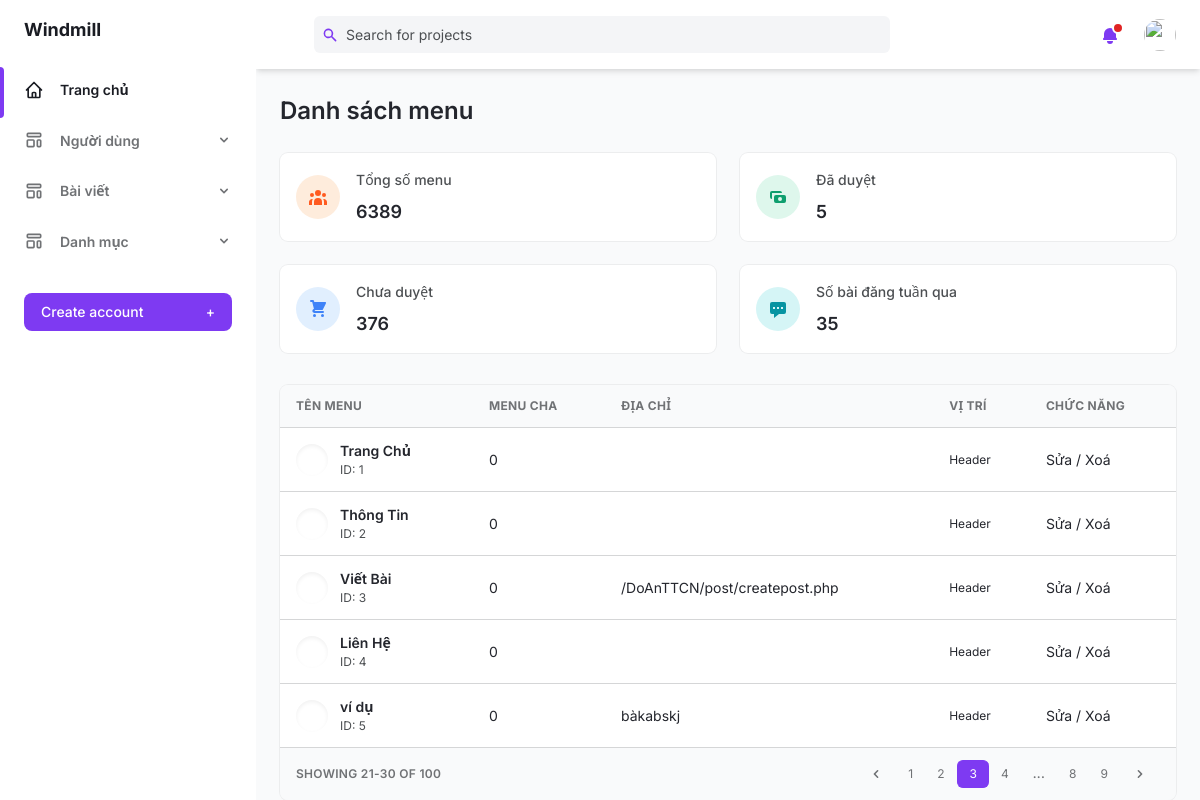
/DoAnTTCN/admin/menu_manager/list.php, run on the app's committed database.
### tables this page shows
CREATE TABLE IF NOT EXISTS `tbl_menu` (
  `menuid` int NOT NULL AUTO_INCREMENT,
  `menuname` varchar(500) DEFAULT NULL,
  `parentid` int DEFAULT '0',
  `link` varchar(500) DEFAULT NULL,
  `position` int DEFAULT '0',
  PRIMARY KEY (`menuid`)
);

### DoAnTTCN/admin/menu_manager/list.php (the view, shortened to what this page needs)
<?php
include '../config/config.php';
include '../layout/side-bars.php';
$list_menu = $conn->query("select * from tbl_menu order by menuid");
?>
<div class="flex flex-col flex-1 w-full">
    <?php include '../layout/header.php' ?>
    <main class="h-full overflow-y-auto">
        <div class="container px-6 mx-auto grid">
            <h2 class="my-6 text-2xl font-semibold text-gray-700 dark:text-gray-200">
                Danh sách menu
            </h2>
            <div class="grid gap-6 mb-8 md:grid-cols-2 xl:grid-cols-4">
                <div class="flex items-center p-4 bg-white rounded-lg shadow-xs dark:bg-gray-800">
                    <div
                        class="p-3 mr-4 text-orange-500 bg-orange-100 rounded-full dark:text-orange-100 dark:bg-orange-500">
                    </div>
                    <div>
                        <p class="mb-2 text-sm font-medium text-gray-600 dark:text-gray-400">
                            Tổng số menu
                        </p>
                        <p class="text-lg font-semibold text-gray-700 dark:text-gray-200">
                            6389
                        </p>
                    </div>
                </div>
                <div class="flex items-center p-4 bg-white rounded-lg shadow-xs dark:bg-gray-800">
                    <div
                        class="p-3 mr-4 text-green-500 bg-green-100 rounded-full dark:text-green-100 dark:bg-green-500">
                        <svg class="w-5 h-5" fill="currentColor" viewBox="0 0 20 20">
                            <path fill-rule="evenodd"
                                d="M4 4a2 2 0 00-2 2v4a2 2 0 002 2V6h10a2 2 0 00-2-2H4zm2 6a2 2 0 012-2h8a2 2 0 012 2v4a2 2 0 01-2 2H8a2 2 0 01-2-2v-4zm6 4a2 2 0 100-4 2 2 0 000 4z"
                                clip-rule="evenodd"></path>
                        </svg>
                    </div>
                    <div>
                        <p class="mb-2 text-sm font-medium text-gray-600 dark:text-gray-400">
                            Đã duyệt
                        </p>
                        <p class="text-lg font-semibold text-gray-700 dark:text-gray-200">
                            5
                        </p>
                    </div>
                </div>
                <div class="flex items-center p-4 bg-white rounded-lg shadow-xs dark:bg-gray-800">
                    <div class="p-3 mr-4 text-blue-500 bg-blue-100 rounded-full dark:text-blue-100 dark:bg-blue-500">
                    </div>
                    <div>
                        <p class="mb-2 text-sm font-medium text-gray-600 dark:text-gray-400">
                            Chưa duyệt
                        </p>
                        <p class="text-lg font-semibold text-gray-700 dark:text-gray-200">
                            376
                        </p>
                    </div>
                </div>
                <div class="flex items-center p-4 bg-white rounded-lg shadow-xs dark:bg-gray-800">
                    <div class="p-3 mr-4 text-teal-500 bg-teal-100 rounded-full dark:text-teal-100 dark:bg-teal-500">
                        <svg class="w-5 h-5" fill="currentColor" viewBox="0 0 20 20">
                            <path fill-rule="evenodd"
                                d="M18 5v8a2 2 0 01-2 2h-5l-5 4v-4H4a2 2 0 01-2-2V5a2 2 0 012-2h12a2 2 0 012 2zM7 8H5v2h2V8zm2 0h2v2H9V8zm6 0h-2v2h2V8z"
                                clip-rule="evenodd"></path>
                        </svg>
                    </div>
                    <div>
                        <p class="mb-2 text-sm font-medium text-gray-600 dark:text-gray-400">
                            Số bài đăng tuần qua
                        </p>
                        <p class="text-lg font-semibold text-gray-700 dark:text-gray-200">
                            35
                        </p>
                    </div>
                </div>
            </div>
            <div class="w-full overflow-hidden rounded-lg shadow-xs">
                <div class="w-full overflow-x-auto">
                    <table class="w-full whitespace-no-wrap">
                        <thead>
                            <tr
                                class="text-xs font-semibold tracking-wide text-left text-gray-500 uppercase border-b dark:border-gray-700 bg-gray-50 dark:text-gray-400 dark:bg-gray-800">
                                <th class="px-4 py-3">Tên menu</th>
                                <th class="px-4 py-3">Menu cha</th>
                                <th class="px-4 py-3">Địa chỉ</th>
                                <th class="px-4 py-3">Vị trí</th>
                                <th class="px-4 py-3">Chức năng</th>
                            </tr>
                        </thead>
                        <tbody class="bg-white divide-y dark:divide-gray-700 dark:bg-gray-800">
                            <?php
                            if ($list_menu->num_rows == 0) {
                                echo "'<h3 style = \"color:white \">Không có menu nào cả</h3>'";
                            } else {
                                while ($row = $list_menu->fetch_assoc()) {
                                    ?>
                                    <tr class="text-gray-700 dark:text-gray-400">
                                        <td class="px-4 py-3">
                                            <div class="flex items-center text-sm">
                                                <div class="relative hidden w-8 h-8 mr-3 rounded-full md:block">
                                                    <div class="absolute inset-0 rounded-full shadow-inner" aria-hidden="true">
                                                    </div>
                                                </div>
                                                <div>
                                                    <p class="font-semibold">
                                                        <?php echo $row['menuname'] ?>
                                                    </p>
                                                    <p class="text-xs text-gray-600 dark:text-gray-400">
                                                        ID:
                                                        <?php echo $row['menuid'] ?>
                                                    </p>
                                                </div>
                                            </div>
                                        </td>
                                        <td class="px-4 py-3 text-sm">
                                            <?php echo $row['parentid'] ?>
                                        </td>
                                        <td class="px-4 py-3 text-sm">
                                            <?php echo $row['link'] ?>
                                        </td>
                                        <td class="px-4 py-3 text-xs">
                                            <?php
                                            echo $row['position'] == 0 ? "Header" : "Footer";
                                            ?>
                                        <td class="px-4 py-3 text-sm">
                                            <a
                                                href="/DoAnTTCN/admin/menu_manager/edit.php?menuid=<?php echo $row['menuid'] ?>">Sửa</a>
                                            /
                                            <a
                                                href="/DoAnTTCN/admin/menu_manager/delete.php?menuid=<?php echo $row['menuid'] ?>">Xoá</a>
                                        </td>
                                    </tr>
                                    <?php
                                }
                            }
                            ?>
                        </tbody>
                    </table>
                </div>
                <div
                    class="grid px-4 py-3 text-xs font-semibold tracking-wide text-gray-500 uppercase border-t dark:border-gray-700 bg-gray-50 sm:grid-cols-9 dark:text-gray-400 dark:bg-gray-800">
                    <span class="flex items-center col-span-3">
                        Showing 21-30 of 100
                    </span>
                    <span class="col-span-2"></span>
                    <span class="flex col-span-4 mt-2 sm:mt-auto sm:justify-end">
                        <nav aria-label="Table navigation">
                            <ul class="inline-flex items-center">
                                <li>
                                    <button
                                        class="px-3 py-1 rounded-md rounded-l-lg focus:outline-none focus:shadow-outline-purple"
                                        aria-label="Previous">
                                        <svg aria-hidden="true" class="w-4 h-4 fill-current" viewBox="0 0 20 20">
                                            <path
                                                d="M12.707 5.293a1 1 0 010 1.414L9.414 10l3.293 3.293a1 1 0 01-1.414 1.414l-4-4a1 1 0 010-1.414l4-4a1 1 0 011.414 0z"
                                                clip-rule="evenodd" fill-rule="evenodd"></path>
                                        </svg>
                                    </button>
                                </li>
                                <li>
                                    <button class="px-3 py-1 rounded-md focus:outline-none focus:shadow-outline-purple">
                                        1
                                    </button>
                                </li>
                                <li>
                                    <button class="px-3 py-1 rounded-md focus:outline-none focus:shadow-outline-purple">
                                        2
                                    </button>
                                </li>
                                <li>
                                    <button
                                        class="px-3 py-1 text-white transition-colors duration-150 bg-purple-600 border border-r-0 border-purple-600 rounded-md focus:outline-none focus:shadow-outline-purple">
                                        3
                                    </button>
                                </li>
                                <li>
                                    <button class="px-3 py-1 rounded-md focus:outline-none focus:shadow-outline-purple">
                                        4
                                    </button>
                                </li>
                                <li>
                                    <span class="px-3 py-1">...</span>
                                </li>
                                <li>
                                    <button class="px-3 py-1 rounded-md focus:outline-none focus:shadow-outline-purple">
                                        8
                                    </button>
                                </li>
                                <li>
                                    <button class="px-3 py-1 rounded-md focus:outline-none focus:shadow-outline-purple">
                                        9
                                    </button>
                                </li>
                                <li>
                                    <button
                                        class="px-3 py-1 rounded-md rounded-r-lg focus:outline-none focus:shadow-outline-purple"
                                        aria-label="Next">
                                        <svg class="w-4 h-4 fill-current" aria-hidden="true" viewBox="0 0 20 20">
                                            <path
                                                d="M7.293 14.707a1 1 0 010-1.414L10.586 10 7.293 6.707a1 1 0 011.414-1.414l4 4a1 1 0 010 1.414l-4 4a1 1 0 01-1.414 0z"
                                                clip-rule="evenodd" fill-rule="evenodd"></path>
                                        </svg>
                                    </button>
                                </li>
                            </ul>
                        </nav>
                    </span>
                </div>
            </div>
        </div>
    </main>
</div>
</div>
</body>
</html>

### data on the page
tbl_menu: menuname "Trang Chủ", menuid "1", parentid "0", position "Header"
tbl_menu: menuname "Thông Tin", menuid "2", parentid "0", position "Header"
tbl_menu: menuname "Viết Bài", menuid "3", parentid "0", link "/DoAnTTCN/post/createpost.php", position "Header"
tbl_menu: menuname "Liên Hệ", menuid "4", parentid "0", position "Header"
tbl_menu: menuname "ví dụ", menuid "5", parentid "0", link "bàkabskj", position "Header"
